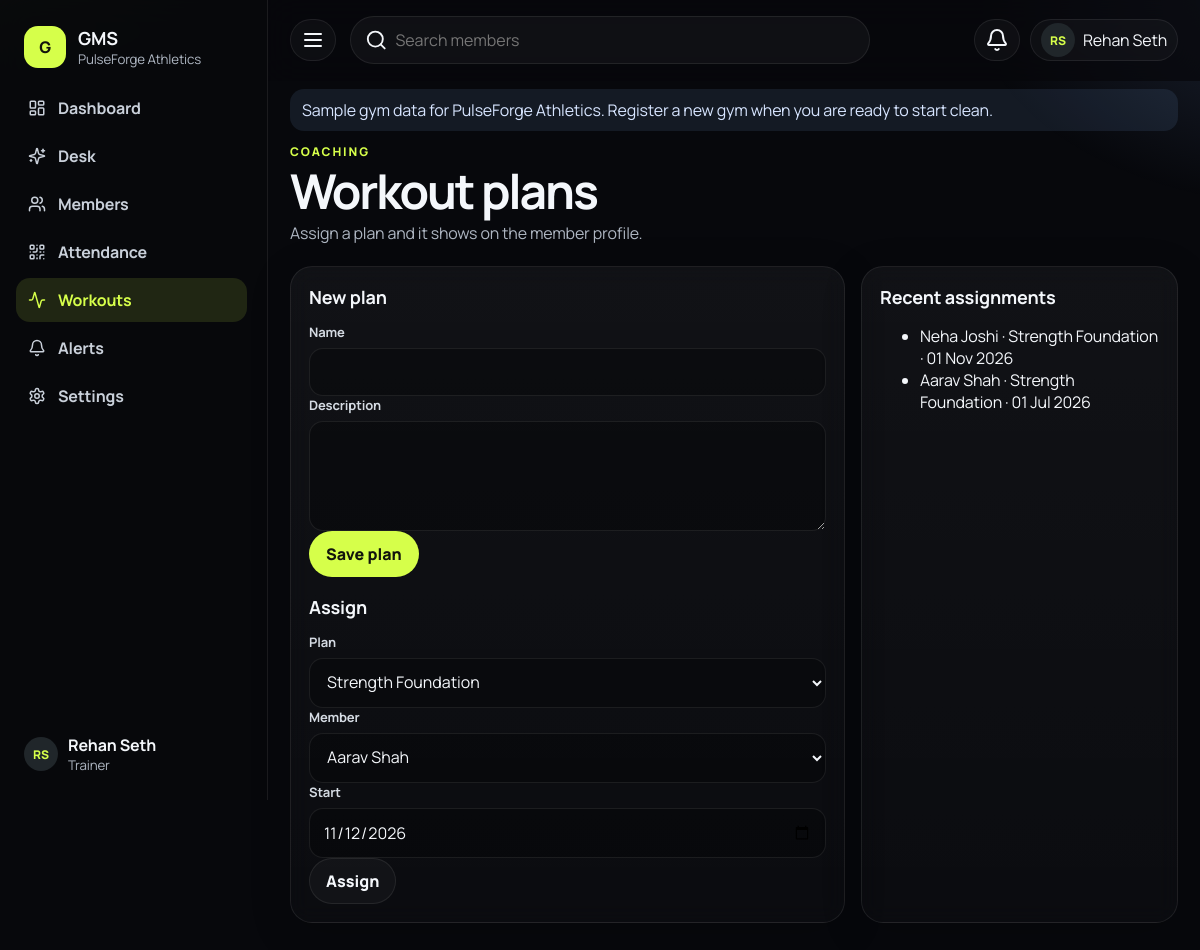
Page /modules/workouts/index.php (signed in) on the committed database.
### tables this page shows
CREATE TABLE gyms (
  id INT UNSIGNED NOT NULL AUTO_INCREMENT,
  name VARCHAR(160) NOT NULL,
  slug VARCHAR(160) NOT NULL,
  logo_path VARCHAR(255) DEFAULT NULL,
  email VARCHAR(190) DEFAULT NULL,
  phone VARCHAR(30) DEFAULT NULL,
  address_line VARCHAR(255) DEFAULT NULL,
  city VARCHAR(100) DEFAULT NULL,
  state VARCHAR(100) DEFAULT NULL,
  postal_code VARCHAR(20) DEFAULT NULL,
  country VARCHAR(80) NOT NULL DEFAULT 'India',
  gstin VARCHAR(20) DEFAULT NULL,
  tax_enabled TINYINT(1) NOT NULL DEFAULT 0,
  tax_label VARCHAR(40) NOT NULL DEFAULT 'GST',
  tax_percent DECIMAL(5,2) NOT NULL DEFAULT 0.00,
  invoice_prefix VARCHAR(20) NOT NULL DEFAULT 'INV',
  invoice_next_number INT UNSIGNED NOT NULL DEFAULT 1,
  invoice_footer TEXT NULL,
  invoice_terms TEXT NULL,
  currency_code CHAR(3) NOT NULL DEFAULT 'INR',
  currency_symbol VARCHAR(8) NOT NULL DEFAULT '₹',
  timezone VARCHAR(64) NOT NULL DEFAULT 'Asia/Kolkata',
  member_prefix VARCHAR(12) NOT NULL DEFAULT 'MBR',
  member_next_number INT UNSIGNED NOT NULL DEFAULT 1001,
  onboarding_step TINYINT UNSIGNED NOT NULL DEFAULT 1,
  onboarding_completed TINYINT(1) NOT NULL DEFAULT 0,
  status ENUM('active','suspended') NOT NULL DEFAULT 'active',
  created_at DATETIME NOT NULL,
  updated_at DATETIME NOT NULL,
  PRIMARY KEY (id),
  UNIQUE KEY uq_gyms_slug (slug)
);

CREATE TABLE users (
  id INT UNSIGNED NOT NULL AUTO_INCREMENT,
  gym_id INT UNSIGNED NOT NULL,
  name VARCHAR(160) NOT NULL,
  email VARCHAR(190) NOT NULL,
  phone VARCHAR(30) DEFAULT NULL,
  password_hash VARCHAR(255) NOT NULL,
  role ENUM('owner','manager','receptionist','trainer') NOT NULL,
  avatar_path VARCHAR(255) DEFAULT NULL,
  status ENUM('active','disabled') NOT NULL DEFAULT 'active',
  last_login_at DATETIME DEFAULT NULL,
  created_at DATETIME NOT NULL,
  updated_at DATETIME NOT NULL,
  PRIMARY KEY (id),
  UNIQUE KEY uq_users_email (email),
  KEY idx_users_gym (gym_id),
  CONSTRAINT fk_users_gym FOREIGN KEY (gym_id) REFERENCES gyms (id) ON DELETE CASCADE
);

CREATE TABLE workout_assignments (
  id INT UNSIGNED NOT NULL AUTO_INCREMENT,
  gym_id INT UNSIGNED NOT NULL,
  workout_plan_id INT UNSIGNED NOT NULL,
  member_id INT UNSIGNED NOT NULL,
  assigned_by INT UNSIGNED DEFAULT NULL,
  start_date DATE NOT NULL,
  notes VARCHAR(500) DEFAULT NULL,
  created_at DATETIME NOT NULL,
  PRIMARY KEY (id),
  KEY idx_assign_member (gym_id, member_id),
  CONSTRAINT fk_assign_gym FOREIGN KEY (gym_id) REFERENCES gyms (id) ON DELETE CASCADE,
  CONSTRAINT fk_assign_plan FOREIGN KEY (workout_plan_id) REFERENCES workout_plans (id) ON DELETE CASCADE,
  CONSTRAINT fk_assign_member FOREIGN KEY (member_id) REFERENCES members (id) ON DELETE CASCADE,
  CONSTRAINT fk_assign_user FOREIGN KEY (assigned_by) REFERENCES users (id) ON DELETE SET NULL
);

CREATE TABLE members (
  id INT UNSIGNED NOT NULL AUTO_INCREMENT,
  gym_id INT UNSIGNED NOT NULL,
  member_code VARCHAR(32) NOT NULL,
  full_name VARCHAR(160) NOT NULL,
  photo_path VARCHAR(255) DEFAULT NULL,
  phone VARCHAR(30) NOT NULL,
  email VARCHAR(190) DEFAULT NULL,
  gender ENUM('female','male','other','undisclosed') NOT NULL DEFAULT 'undisclosed',
  date_of_birth DATE DEFAULT NULL,
  address VARCHAR(255) DEFAULT NULL,
  emergency_name VARCHAR(160) DEFAULT NULL,
  emergency_phone VARCHAR(30) DEFAULT NULL,
  registration_date DATE NOT NULL,
  trainer_id INT UNSIGNED DEFAULT NULL,
  notes TEXT NULL,
  status ENUM('active','expired','suspended','archived') NOT NULL DEFAULT 'active',
  whatsapp_opt_in TINYINT(1) NOT NULL DEFAULT 0,
  qr_token CHAR(48) NOT NULL,
  created_by INT UNSIGNED DEFAULT NULL,
  created_at DATETIME NOT NULL,
  updated_at DATETIME NOT NULL,
  PRIMARY KEY (id),
  UNIQUE KEY uq_member_code (gym_id, member_code),
  UNIQUE KEY uq_member_qr (qr_token),
  KEY idx_members_status (gym_id, status),
  KEY idx_members_phone (gym_id, phone),
  KEY idx_members_trainer (trainer_id),
  KEY idx_members_joined (gym_id, registration_date),
  CONSTRAINT fk_members_gym FOREIGN KEY (gym_id) REFERENCES gyms (id) ON DELETE CASCADE,
  CONSTRAINT fk_members_trainer FOREIGN KEY (trainer_id) REFERENCES users (id) ON DELETE SET NULL,
  CONSTRAINT fk_members_creator FOREIGN KEY (created_by) REFERENCES users (id) ON DELETE SET NULL
);

CREATE TABLE workout_plans (
  id INT UNSIGNED NOT NULL AUTO_INCREMENT,
  gym_id INT UNSIGNED NOT NULL,
  name VARCHAR(160) NOT NULL,
  description TEXT NULL,
  trainer_id INT UNSIGNED DEFAULT NULL,
  created_at DATETIME NOT NULL,
  updated_at DATETIME NOT NULL,
  PRIMARY KEY (id),
  KEY idx_workout_gym (gym_id),
  CONSTRAINT fk_workout_gym FOREIGN KEY (gym_id) REFERENCES gyms (id) ON DELETE CASCADE,
  CONSTRAINT fk_workout_trainer FOREIGN KEY (trainer_id) REFERENCES users (id) ON DELETE SET NULL
);

### modules/workouts/index.php (the view, shortened to what the rows shown need)
<?php
require dirname(__DIR__, 2) . '/includes/bootstrap.php';
[$user, $gym] = boot_page('workouts.manage');
$gymId = (int) $gym['id'];
$assignments = db_all('SELECT a.*, w.name, m.full_name FROM workout_assignments a JOIN workout_plans w ON w.id = a.workout_plan_id JOIN members m ON m.id = a.member_id WHERE a.gym_id = ? ORDER BY a.id DESC LIMIT 30', [$gymId]);
layout_start('Workouts', 'workouts');
page_head('Coaching', 'Workout plans', 'Assign a plan and it shows on the member profile.');
echo '<section class="split"><article class="panel"><h2>New plan</h2>';
echo form_open();
echo '<h2 style="margin-top:18px">Assign</h2>';
echo form_open();
echo '<input type="hidden" name="action" value="assign"><input type="hidden" name="_back" value="' . e(url('workouts')) . '"><label class="field"><span>Plan</span><select name="workout_plan_id">';
echo '</select></label><label class="field"><span>Member</span><select name="member_id">';
echo '</select></label><label class="field"><span>Start</span><input type="date" name="start_date" value="' . e(gym_today($gym)) . '"></label><button class="btn btn-ghost">Assign</button></form></article>';
echo '<article class="panel"><h2>Recent assignments</h2><ul>';
foreach ($assignments as $row) echo '<li><a href="' . e(url('members/' . $row['member_id'])) . '">' . e($row['full_name']) . '</a> · ' . e($row['name']) . ' · ' . e(fmt_date($row['start_date'])) . '</li>';
echo '</ul></article></section>';
layout_end();

### includes/layout.php (shortened to what the rows shown need)
<?php
function layout_start(string $title, string $active): void
{
    $user = current_user();
    $gym = current_gym();
    $unread = $user ? NotificationService::unreadCount((int) $user['gym_id'], (int) $user['id']) : 0;
    $name = $gym['name'] ?? 'GMS';
    echo '<!DOCTYPE html><html lang="en"><head><meta charset="utf-8"><meta name="viewport" content="width=device-width,initial-scale=1">';
    echo '<link rel="stylesheet" href="https://unpkg.com/aos@2.3.4/dist/aos.css">';
    echo '<link rel="stylesheet" href="' . e(url('assets/css/app.css')) . '">';
    echo '</head><body data-base="' . e(url('')) . '"><div class="ambient" aria-hidden="true"></div><div class="app">';
    echo '<aside class="sidebar" id="sidebar"><div class="brand"><a href="' . e(url('dashboard')) . '"><span class="brand-mark">G</span><span class="brand-copy"><strong>GMS</strong><small>' . e($name) . '</small></span></a></div><nav class="side-nav">';
    echo '</nav><div class="side-user">' . avatar_html($user['avatar_path'] ?? null, $user['name'] ?? 'User', 'sm') . '<div><strong>' . e($user['name'] ?? '') . '</strong><small>' . e(status_label($user['role'] ?? '')) . '</small></div></div></aside>';
    echo '<div class="main"><header class="topbar"><button class="icon-btn" type="button" data-sidebar aria-label="Menu"><i data-lucide="menu"></i></button>';
    echo '<div class="top-actions"><details class="menu"><summary class="icon-btn" aria-label="Notifications">' . ($unread ? '<em>' . (int) $unread . '</em>' : '') . '<i data-lucide="bell"></i></summary><div class="menu-panel notes-panel">';
    echo '<a class="menu-all" href="' . e(url('notifications')) . '">Open notification center</a></div></details>';
    echo '<details class="menu"><summary>' . avatar_html($user['avatar_path'] ?? null, $user['name'] ?? '', 'sm') . '<span class="hide-sm">' . e($user['name'] ?? '') . '</span></summary><div class="menu-panel"><a href="' . e(url('settings?tab=account')) . '">Account</a><a href="' . e(url('logout')) . '">Log out</a></div></details></div></header>';
    echo '<div class="content" id="content">';
}
function layout_end(): void
{
    echo '</div></div></div>';
    echo '</body></html>';
}
function page_head(string $kicker, string $title, string $text = '', string $actions = ''): void
{
    echo '<header class="page-head"><div><p class="eyebrow">' . e($kicker) . '</p><h1>' . e($title) . '</h1>';
    echo '</div><div class="page-actions">' . $actions . '</div></header>';
}

### includes/functions.php (shortened to what the rows shown need)
<?php
function env(string $key, ?string $default = null): ?string
{
    if (array_key_exists($key, $_ENV)) {
        return (string) $_ENV[$key];
    }
    $value = getenv($key);
    return (string) $value;
}
function e(mixed $value): string
{
    return htmlspecialchars((string) $value, ENT_QUOTES | ENT_SUBSTITUTE, 'UTF-8');
}
function url(string $path = ''): string
{
    $base = rtrim((string) env('APP_BASE', ''), '/');
    if ($path === '') {
        return $base === '' ? '/' : $base . '/';
    }
    return $base . '/' . ltrim($path, '/');
}
function csrf_token(): string
{
    return $_SESSION['_csrf'];
}
function csrf_field(): string
{
    return '<input type="hidden" name="_csrf" value="' . e(csrf_token()) . '">';
}
function gym_timezone(?array $gym = null): DateTimeZone
{
    $name = $gym['timezone'] ?? null;
    $name = $name ?: (env('APP_TIMEZONE', 'Asia/Kolkata') ?: 'UTC');
    try {
        return new DateTimeZone($name);
    } catch (Exception) {
        return new DateTimeZone('UTC');
    }
}
function gym_now(?array $gym = null): DateTimeImmutable
{
    return new DateTimeImmutable('now', gym_timezone($gym));
}
function gym_today(?array $gym = null): string
{
    return gym_now($gym)->format('Y-m-d');
}
function fmt_date(?string $date): string
{
    $dt = DateTimeImmutable::createFromFormat('Y-m-d', substr($date, 0, 10));
    return $dt ? $dt->format('d M Y') : e($date);
}
function status_label(string $status): string
{
    return match ($status) {
        'partial' => 'Partially Paid',
        'unpaid' => 'Unpaid',
        'paid' => 'Paid',
        'active' => 'Active',
        'inactive' => 'Inactive',
        'expired' => 'Expired',
        'frozen' => 'Frozen',
        'suspended' => 'Suspended',
        'archived' => 'Archived',
        'cancelled' => 'Cancelled',
        'upgraded' => 'Upgraded',
        'downgraded' => 'Downgraded',
        'bank_transfer' => 'Bank Transfer',
        'upi' => 'UPI',
        'cash' => 'Cash',
        'card' => 'Card',
        'other' => 'Other',
        'owner' => 'Gym Owner',
        'manager' => 'Manager',
        'receptionist' => 'Receptionist',
        'trainer' => 'Trainer',
        'demo' => 'Demo',
        'sent' => 'Accepted',
        'failed' => 'Failed',
        'queued' => 'Queued',
        'skipped' => 'Skipped',
        'recorded' => 'Recorded',
        'voided' => 'Voided',
        'female' => 'Female',
        'male' => 'Male',
        'undisclosed' => 'Undisclosed',
        default => ucwords(str_replace('_', ' ', $status)),
    };
}
function initials(string $name): string
{
    $parts = preg_split('/\s+/', trim($name)) ?: [];
    $letters = '';
    foreach ($parts as $part) {
        if ($part !== '') {
            $letters .= mb_strtoupper(mb_substr($part, 0, 1));
        }
        if (mb_strlen($letters) >= 2) {
            break;
        }
    }
    return $letters !== '' ? $letters : 'G';
}
function avatar_html(?string $path, string $name, string $class = ''): string
{
    $class = trim('avatar ' . $class);
    return '<span class="' . e($class) . ' avatar-fallback">' . e(initials($name)) . '</span>';
}
function form_open(string $action = '', bool $files = false): string
{
    $enctype = $files ? ' enctype="multipart/form-data"' : '';
    $actionAttr = $action !== '' ? ' action="' . e($action) . '"' : '';
    return '<form method="post"' . $actionAttr . $enctype . '>' . csrf_field();
}

### rows in the picture
gyms: name "PulseForge Athletics", start_date "11/12/2026"
users: name "RS RS", name "Rehan Seth", role "Trainer"
workout_assignments: member.full_name "Neha Joshi", workout_plan.name "Strength Foundation", start_date "01 Nov 2026"
workout_assignments: member.full_name "Aarav Shah", workout_plan.name "Strength Foundation", start_date "01 Jul 2026"

### other values in the picture
$label "Dashboard"
$label "Desk"
$label "Members"
$label "Attendance"
$label "Workouts"
$label "Alerts"
$label "Settings"
$kicker "COACHING"
$title "Workout plans"
$text "Assign a plan and it shows on the member profile."
form field workout_plan_id "Strength Foundation"
form field member_id "Aarav Shah"
